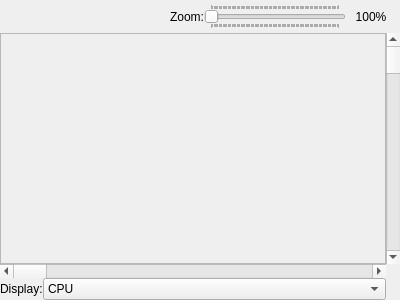
<?xml version="1.0" encoding="UTF-8"?>
<ui version="4.0">
 <class>CodeDataLoggerDockWidget</class>
 <widget class="QDockWidget" name="CodeDataLoggerDockWidget">
  <property name="geometry">
   <rect>
    <x>0</x>
    <y>0</y>
    <width>400</width>
    <height>300</height>
   </rect>
  </property>
  <property name="windowTitle">
   <string>Code/Data Logger</string>
  </property>
  <widget class="QWidget" name="dockWidgetContents">
   <layout class="QGridLayout" name="gridLayout">
    <property name="margin">
     <number>0</number>
    </property>
    <property name="spacing">
     <number>0</number>
    </property>
    <item row="0" column="0" colspan="2">
     <layout class="QHBoxLayout" name="horizontalLayout">
      <property name="margin">
       <number>4</number>
      </property>
      <item>
       <widget class="QToolButton" name="exportData">
        <property name="toolTip">
         <string>Export</string>
        </property>
        <property name="text">
         <string/>
        </property>
        <property name="icon">
         <iconset resource="../resource.qrc">
          <normaloff>:/resources/22_document-save.png</normaloff>:/resources/22_document-save.png</iconset>
        </property>
        <property name="iconSize">
         <size>
          <width>16</width>
          <height>16</height>
         </size>
        </property>
        <property name="autoRaise">
         <bool>true</bool>
        </property>
       </widget>
      </item>
      <item>
       <spacer name="horizontalSpacer">
        <property name="orientation">
         <enum>Qt::Horizontal</enum>
        </property>
        <property name="sizeHint" stdset="0">
         <size>
          <width>40</width>
          <height>20</height>
         </size>
        </property>
       </spacer>
      </item>
      <item>
       <widget class="QLabel" name="label_2">
        <property name="text">
         <string>Zoom:</string>
        </property>
       </widget>
      </item>
      <item>
       <widget class="QSlider" name="zoomSlider">
        <property name="minimum">
         <number>100</number>
        </property>
        <property name="maximum">
         <number>10000</number>
        </property>
        <property name="singleStep">
         <number>100</number>
        </property>
        <property name="pageStep">
         <number>100</number>
        </property>
        <property name="value">
         <number>100</number>
        </property>
        <property name="tracking">
         <bool>true</bool>
        </property>
        <property name="orientation">
         <enum>Qt::Horizontal</enum>
        </property>
        <property name="invertedAppearance">
         <bool>false</bool>
        </property>
        <property name="invertedControls">
         <bool>false</bool>
        </property>
        <property name="tickPosition">
         <enum>QSlider::TicksBothSides</enum>
        </property>
        <property name="tickInterval">
         <number>100</number>
        </property>
       </widget>
      </item>
      <item>
       <widget class="QLabel" name="zoomValueLabel">
        <property name="sizePolicy">
         <sizepolicy hsizetype="Fixed" vsizetype="Preferred">
          <horstretch>0</horstretch>
          <verstretch>0</verstretch>
         </sizepolicy>
        </property>
        <property name="minimumSize">
         <size>
          <width>50</width>
          <height>0</height>
         </size>
        </property>
        <property name="maximumSize">
         <size>
          <width>50</width>
          <height>16777215</height>
         </size>
        </property>
        <property name="text">
         <string>100%</string>
        </property>
        <property name="alignment">
         <set>Qt::AlignCenter</set>
        </property>
       </widget>
      </item>
     </layout>
    </item>
    <item row="1" column="0">
     <widget class="QFrame" name="frame">
      <property name="sizePolicy">
       <sizepolicy hsizetype="Preferred" vsizetype="Expanding">
        <horstretch>0</horstretch>
        <verstretch>0</verstretch>
       </sizepolicy>
      </property>
      <property name="mouseTracking">
       <bool>false</bool>
      </property>
      <property name="frameShape">
       <enum>QFrame::StyledPanel</enum>
      </property>
      <property name="frameShadow">
       <enum>QFrame::Sunken</enum>
      </property>
      <layout class="QGridLayout" name="gridLayout_2">
       <property name="margin">
        <number>0</number>
       </property>
       <property name="spacing">
        <number>0</number>
       </property>
      </layout>
     </widget>
    </item>
    <item row="1" column="1">
     <widget class="QScrollBar" name="verticalScrollBar">
      <property name="orientation">
       <enum>Qt::Vertical</enum>
      </property>
     </widget>
    </item>
    <item row="2" column="0">
     <widget class="QScrollBar" name="horizontalScrollBar">
      <property name="orientation">
       <enum>Qt::Horizontal</enum>
      </property>
     </widget>
    </item>
    <item row="4" column="0">
     <layout class="QFormLayout" name="formLayout">
      <item row="0" column="0">
       <widget class="QLabel" name="label">
        <property name="text">
         <string>Display:</string>
        </property>
       </widget>
      </item>
      <item row="0" column="1">
       <widget class="QComboBox" name="displaySelect">
        <item>
         <property name="text">
          <string>CPU</string>
         </property>
        </item>
        <item>
         <property name="text">
          <string>PPU</string>
         </property>
        </item>
       </widget>
      </item>
     </layout>
    </item>
   </layout>
  </widget>
 </widget>
 <resources>
  <include location="../resource.qrc"/>
 </resources>
 <connections/>
</ui>
